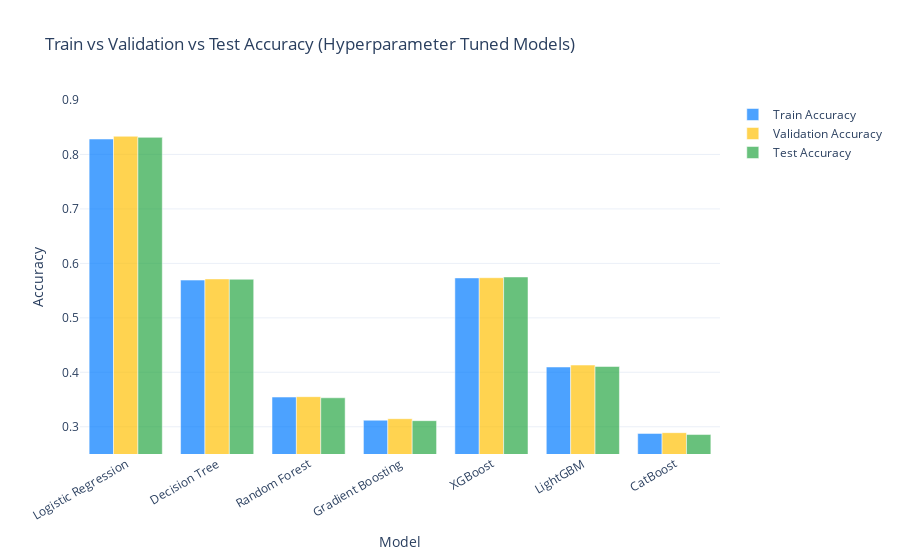

Source (notebook cell):
### Code cell
fig = go.Figure(data=[
    go.Bar(name='Train Accuracy', x=model_results.index, y=model_results['Train Accuracy'], marker_color='rgba(0, 123, 255, 0.7)'),
    go.Bar(name='Validation Accuracy', x=model_results.index, y=model_results['Val Accuracy'], marker_color='rgba(255, 193, 7, 0.7)'),
    go.Bar(name='Test Accuracy', x=model_results.index, y=model_results['Test Accuracy'], marker_color='rgba(40, 167, 69, 0.7)'),
])

fig.update_layout(
    barmode='group',
    title='Train vs Validation vs Test Accuracy (Hyperparameter Tuned Models)',
    xaxis_title='Model',
    yaxis_title='Accuracy',
    template='plotly_white',
    yaxis=dict(range=[0.25, 0.90]),
    xaxis_tickangle=-30
)

fig.show()

### Figure 1 — Plotly figure (JSON) as saved in the notebook; plotly's stock layout.template omitted (floating-point values rounded to 4 significant figures)
{"data": [{"marker": {"color": "rgba(0, 123, 255, 0.7)"}, "name": "Train Accuracy", "type": "bar", "x": ["Logistic Regression", "Decision Tree", "Random Forest", "Gradient Boosting", "XGBoost", "LightGBM", "CatBoost"], "y": [0.8284, 0.5693, 0.3546, 0.312, 0.5733, 0.4098, 0.2878]}, {"marker": {"color": "rgba(255, 193, 7, 0.7)"}, "name": "Validation Accuracy", "type": "bar", "x": ["Logistic Regression", "Decision Tree", "Random Forest", "Gradient Boosting", "XGBoost", "LightGBM", "CatBoost"], "y": [0.8334, 0.5715, 0.3553, 0.3148, 0.5737, 0.4133, 0.2892]}, {"marker": {"color": "rgba(40, 167, 69, 0.7)"}, "name": "Test Accuracy", "type": "bar", "x": ["Logistic Regression", "Decision Tree", "Random Forest", "Gradient Boosting", "XGBoost", "LightGBM", "CatBoost"], "y": [0.8314, 0.5709, 0.3532, 0.3112, 0.5751, 0.4107, 0.2857]}], "layout": {"barmode": "group", "title": {"text": "Train vs Validation vs Test Accuracy (Hyperparameter Tuned Models)"}, "xaxis": {"tickangle": -30, "title": {"text": "Model"}}, "yaxis": {"range": [0.25, 0.9], "title": {"text": "Accuracy"}}}}
